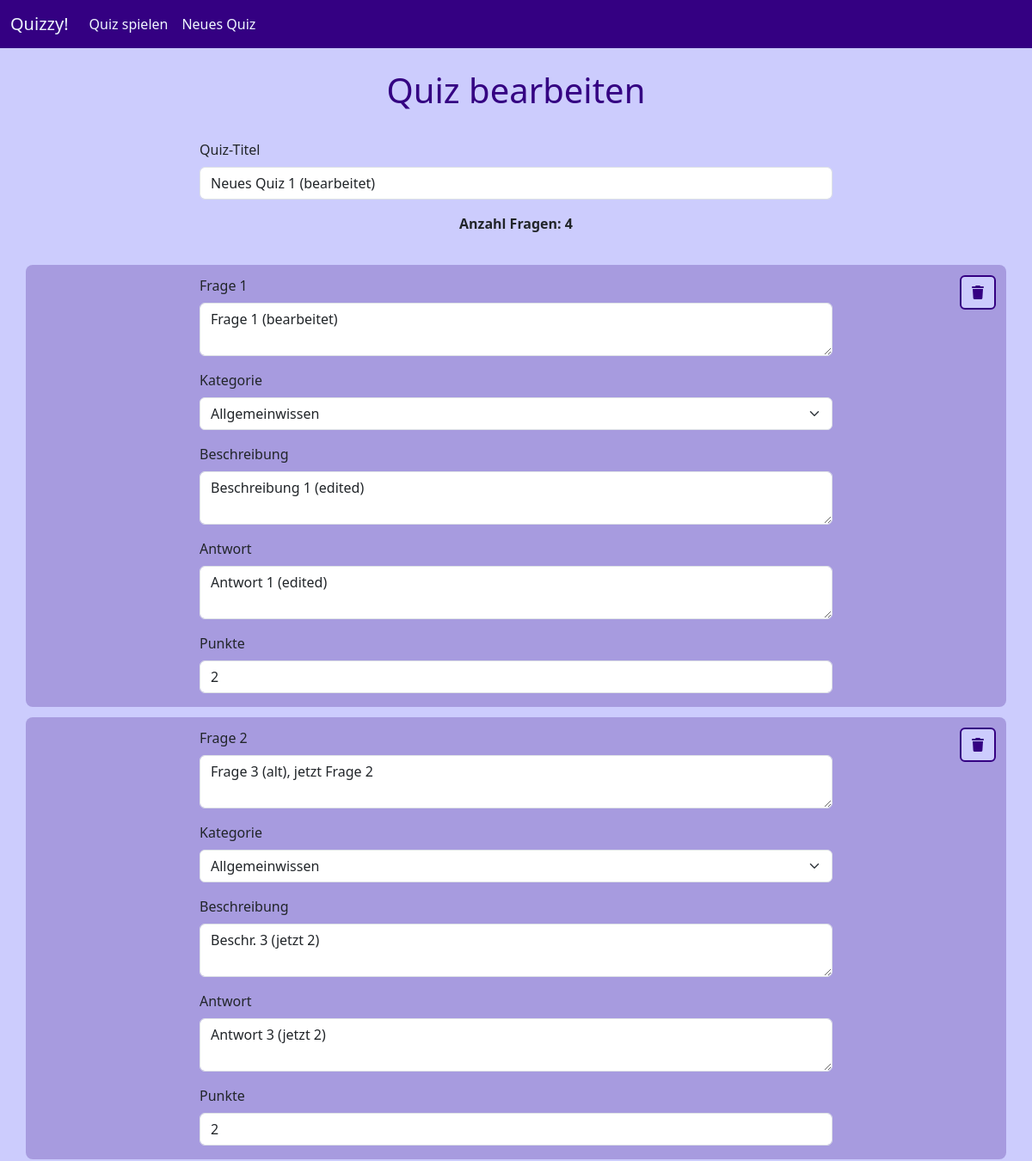
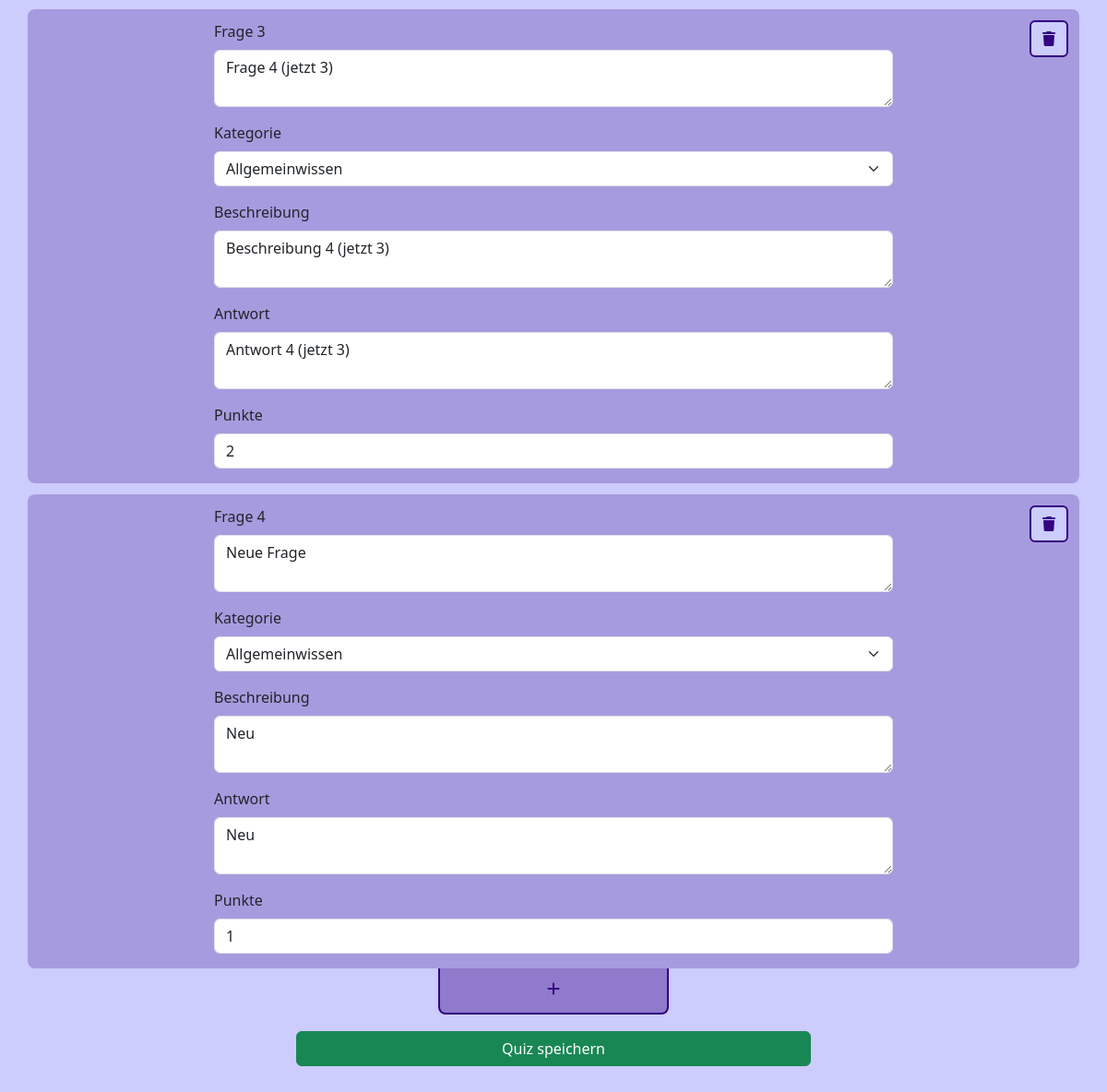
The page /editquiz/1 on the database its author committed (2 pictures, top to bottom).
### tables this page shows
CREATE TABLE quizzes (title TEXT NOT NULL, number_of_questions INTEGER);

CREATE TABLE questions (quiz_id INTEGER NOT NULL, question_id INTEGER NOT NULL, question TEXT NOT NULL, category TEXT NOT NULL, description TEXT, image TEXT, answer TEXT NOT NULL, points NUMERIC NOT NULL, PRIMARY KEY (quiz_id, question_id));

### quizzy.py (the view, shortened to what this page needs)
@app.route("/editquiz/<int:quiz_id>", methods=["GET", "POST"])
def editquiz(quiz_id):
    with sqlite3.connect('quizzy.db') as con:
        cur = con.cursor()
        cur.execute("SELECT rowid, * FROM quizzes WHERE rowid = (?)", (quiz_id,))
        quiz = cur.fetchone()
        cur.execute("SELECT * FROM questions WHERE quiz_id = (?)", (quiz_id,))
        questions = cur.fetchall()
    if quiz == None:
        return "Quiz nicht gefunden.", 404
    else:
        return render_template("editquiz.html", quiz=quiz, questions=questions)

### templates/editquiz.html (shortened to what this page needs)
<!DOCTYPE html>
<html lang="en">
{% include 'head.html' %}
<body>
    {% include 'navbar.html' %}
    <h1>Quiz bearbeiten</h1>
    <div class="container text-start">
        <form action="{{ url_for('editquiz', quiz_id=quiz[0]) }}" method="POST">
            <div class="row justify-content-center">
                <div class="col-8">
                    <div class="mb-3">
                        <label for="inputTitle" class="form-label">Quiz-Titel</label>
                        <input class="form-control" type="text" name="title" value="{{ quiz[1] }}" required></input>
                    </div>
                    <div class="text-center">
                        <strong>Anzahl Fragen: <span id="question-counter">{{ quiz[2] }}</span></strong>
                    </div>
                    <br>
                </div>
            </div>
            <div id="questions">
            {% for question in questions %}
            <div class="question" id="question-{{ question[1]-1 }}">
                <div class="row justify-content-center with-background" style="padding-top: 12px;margin-top: 12px;">
                    <div class="col-2"></div>
                    <div class="col-8">
                        <div class="mb-3">
                            <label for="inputQuestion" name="inputQuestion" class="form-label">Frage {{ question[1]
                                }}</label>
                            <textarea class="form-control" type="text" rows="2"
                                name="questions[{{ question[1]-1 }}][question]" required>{{  question[2] }}</textarea>
                        </div>
                        <div class="mb-3">
                            <label for="inputCategory" class="form-label">Kategorie</label>
                            <select class="form-select" name="questions[{{ question[1]-1 }}][category]" required>
                                <option>Allgemeinwissen</option>
                            </select>
                        </div>
                        <div class="mb-3">
                            <label for="inputDescription" class="form-label">Beschreibung</label>
                            <textarea class="form-control" type="text" rows="2"
                                name="questions[{{ question[1]-1 }}][description]">{{ question[4] }}</textarea>
                        </div>
                        <div class="mb-3">
                            <label for="inputAnswer" class="form-label">Antwort</label>
                            <textarea class="form-control" type="text" rows="2"
                                name="questions[{{ question[1]-1 }}][answer]" required>{{ question[6] }}</textarea>
                        </div>
                        <div class="mb-3">
                            <label for="inputPoints" class="form-label">Punkte</label>
                            <input class="form-control" type="number" name="questions[{{ question[1]-1 }}][points]"
                                value="{{ question[7] }}" min="0" max="5" step="0.5" required></input>
                        </div>
                    </div>
                    <div class="col-2 text-end">
                        <button class="btn btn-primary" type="button" onclick="deleteQuestion('{{ question[1]-1 }}')"><i
                                class="fa-solid fa-trash"></i></button>
                    </div>
                </div>
            </div>
            {% endfor %}
    </div>
    <div class="d-flex col-12 justify-content-center">
        <div class="btn-add" type="button" onclick="addQuestion()">
            <i class="fa-solid fa-plus"></i>
        </div>
    </div>
    <div class="d-grid gap-2 col-6 mx-auto" style="padding-top: 18px;">
        <button class="btn btn-success" type="submit">Quiz speichern</button>
    </div>
    </form>
    </div>
    {% include 'footer.html' %}
</body>
</html>

### static/style.css (style rules this page uses)
body { text-align: center; background-color: #ccccfd; }
h1 { color: rgb(52, 0, 130); padding-top: 25px; padding-bottom: 25px; }
.btn-primary { background-color: #ccccfd; border-color: rgb(52, 0, 130); border-width: 2px; color: rgb(52, 0, 130); font-weight: 500; }
.btn-add { width: 250px; height: 50px; border: 2px solid rgb(52, 0, 130); border-top: 0px; border-bottom-right-radius: 8px; border-bottom-left-radius: 8px; color: rgb(52, 0, 130); background-color: rgba(52, 0, 130, 0.402); text-align: center; padding: 10px; }
.with-background { background-color: rgba(52, 0, 130, 0.244); border-style: solid; border-width: 0px; border-radius: 8px; }

### rows shown on the page
quizzes: title "Neues Quiz 1 (bearbeitet)", number_of_questions "4"
questions: question "1", question "Frage 1 (bearbeitet)", description "Beschreibung 1 (edited)", answer "Antwort 1 (edited)", points "2"
questions: question "2", question "Frage 3 (alt), jetzt Frage 2", description "Beschr. 3 (jetzt 2)", answer "Antwort 3 (jetzt 2)", points "2"
questions: question "3", question "Frage 4 (jetzt 3)", description "Beschreibung 4 (jetzt 3)", answer "Antwort 4 (jetzt 3)", points "2"
questions: question "4", question "Neue Frage", description "Neu", answer "Neu", points "1"
